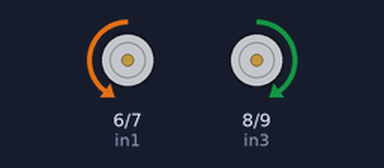
A sketch run on a simulated Arduino Uno, built with avr-gcc and run on an emulated ATmega328P. On the bench: motor-driver pin pairs drawn as motors (green arrow = first pin HIGH = forward, orange = second pin HIGH = backward, longer = more drive, scaled by the enable pin).

Above: at 0.1 s.
At 2.8 s:
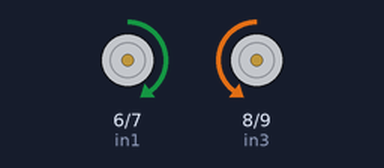
At 3.5 s:
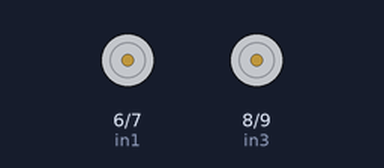
Timing chart, 0 to 5.0 s (numbered marks = the images above):
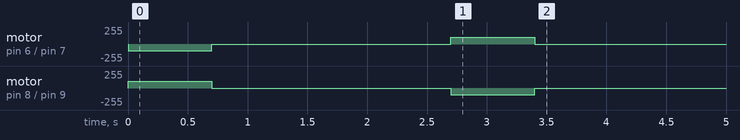

Measured:
- by itself, motor on pin 6 (in1) / pin 7 (in2): stopped → backward 100/255 at 0.00 s, → stopped 0.70 s later, → forward 100/255 2.0 s later, → stopped 0.70 s later
- by itself, motor on pin 8 (in3) / pin 9 (in4): stopped → forward 100/255 at 0.00 s, → stopped 0.70 s later, → backward 100/255 2.0 s later, → stopped 0.70 s later

The sketch:

motor.ino
```cpp
// Motor L connections
int enL = 5;
int in1 = 6;
int in2 = 7;
// Motor R connections
int in3 = 8;
int in4 = 9;
int enR = 10;

void setup() {
  // Set all the motor control pins to outputs
  pinMode(enL, OUTPUT);
  pinMode(enR, OUTPUT);
  pinMode(in1, OUTPUT);
  pinMode(in2, OUTPUT);
  pinMode(in3, OUTPUT);
  pinMode(in4, OUTPUT);

  // Turn off motors - Initial state
  digitalWrite(in1, LOW);
  digitalWrite(in2, LOW);
  digitalWrite(in3, LOW);
  digitalWrite(in4, LOW);
}

void loop() {
  analogWrite(enL, 100);
  analogWrite(enR, 100);

//  // Turn on motor Forward
//  digitalWrite(in1, HIGH);
//  digitalWrite(in2, LOW);
//  digitalWrite(in3, HIGH);
//  digitalWrite(in4, LOW);
//  delay(2000);
//
//  // Turn off motors
//  digitalWrite(in1, LOW);
//  digitalWrite(in2, LOW);
//  digitalWrite(in3, LOW);
//  digitalWrite(in4, LOW);
//  delay(100000);


  // Turn on motor Right
  digitalWrite(in1, LOW);
  digitalWrite(in2, HIGH);
  digitalWrite(in3, HIGH);
  digitalWrite(in4, LOW);
  delay(700);

  digitalWrite(in1, LOW);
  digitalWrite(in2, LOW);
  digitalWrite(in3, LOW);
  digitalWrite(in4, LOW);
  delay(2000);

  // Turn on motor Left
  digitalWrite(in1, HIGH);
  digitalWrite(in2, LOW);
  digitalWrite(in3, LOW);
  digitalWrite(in4, HIGH);
  delay(700);

  // Turn off motors
  digitalWrite(in1, LOW);
  digitalWrite(in2, LOW);
  digitalWrite(in3, LOW);
  digitalWrite(in4, LOW);
  delay(100000);


}
```
